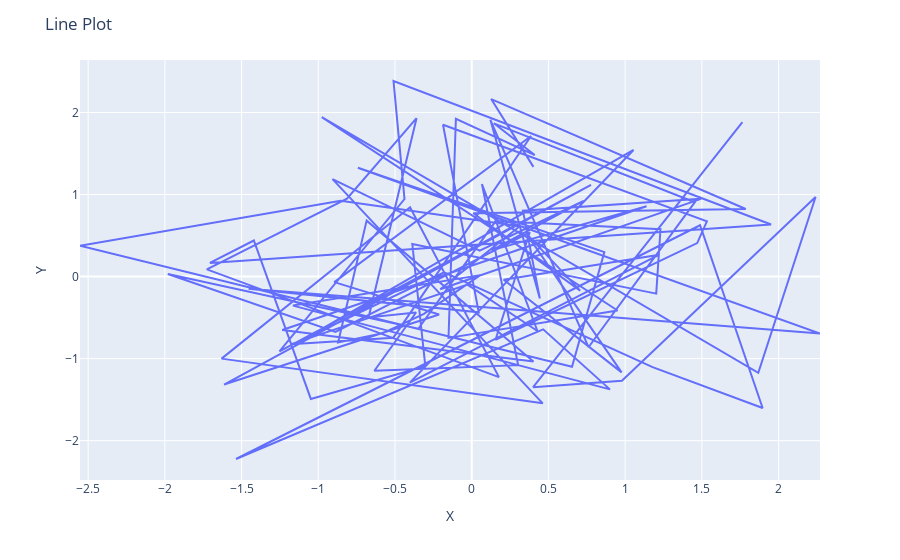
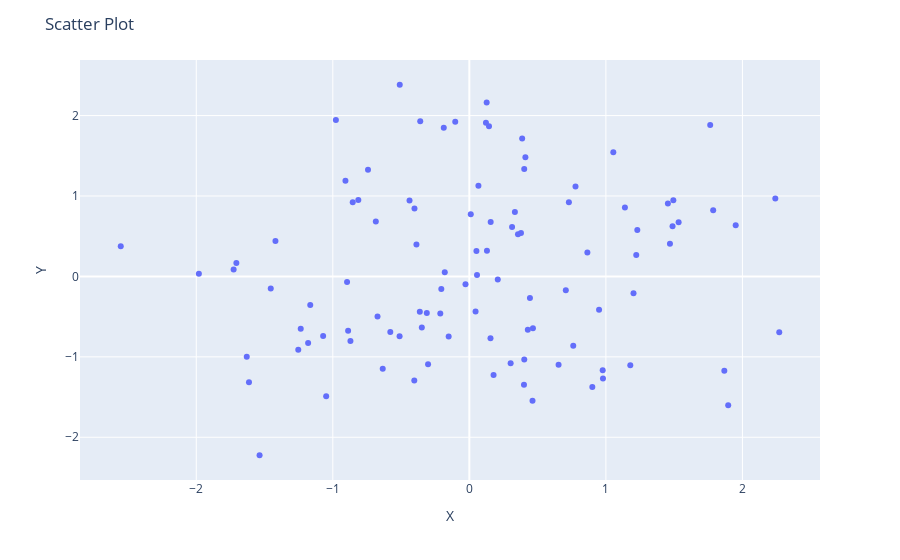

Notebook cell for these charts, in order:
### Markdown cell above
2. Write a program to draw line and scatter plots for random 100 x and y coordinates

### Code cell
try:
    # Generate random x and y coordinates
    np.random.seed(0)
    x = np.random.randn(100)  # Random X coordinates
    y = np.random.randn(100)  # Random Y coordinates

    # Line plot
    fig = px.line(x=x, y=y)
    fig.update_layout(title='Line Plot', xaxis_title='X', yaxis_title='Y')
    fig.show()

    # Scatter plot
    fig = px.scatter(x=x, y=y)
    fig.update_layout(title='Scatter Plot', xaxis_title='X', yaxis_title='Y')
    fig.show()

    logger.info("Program executed successfully!")
except Exception as e:
    logger.error(e)
